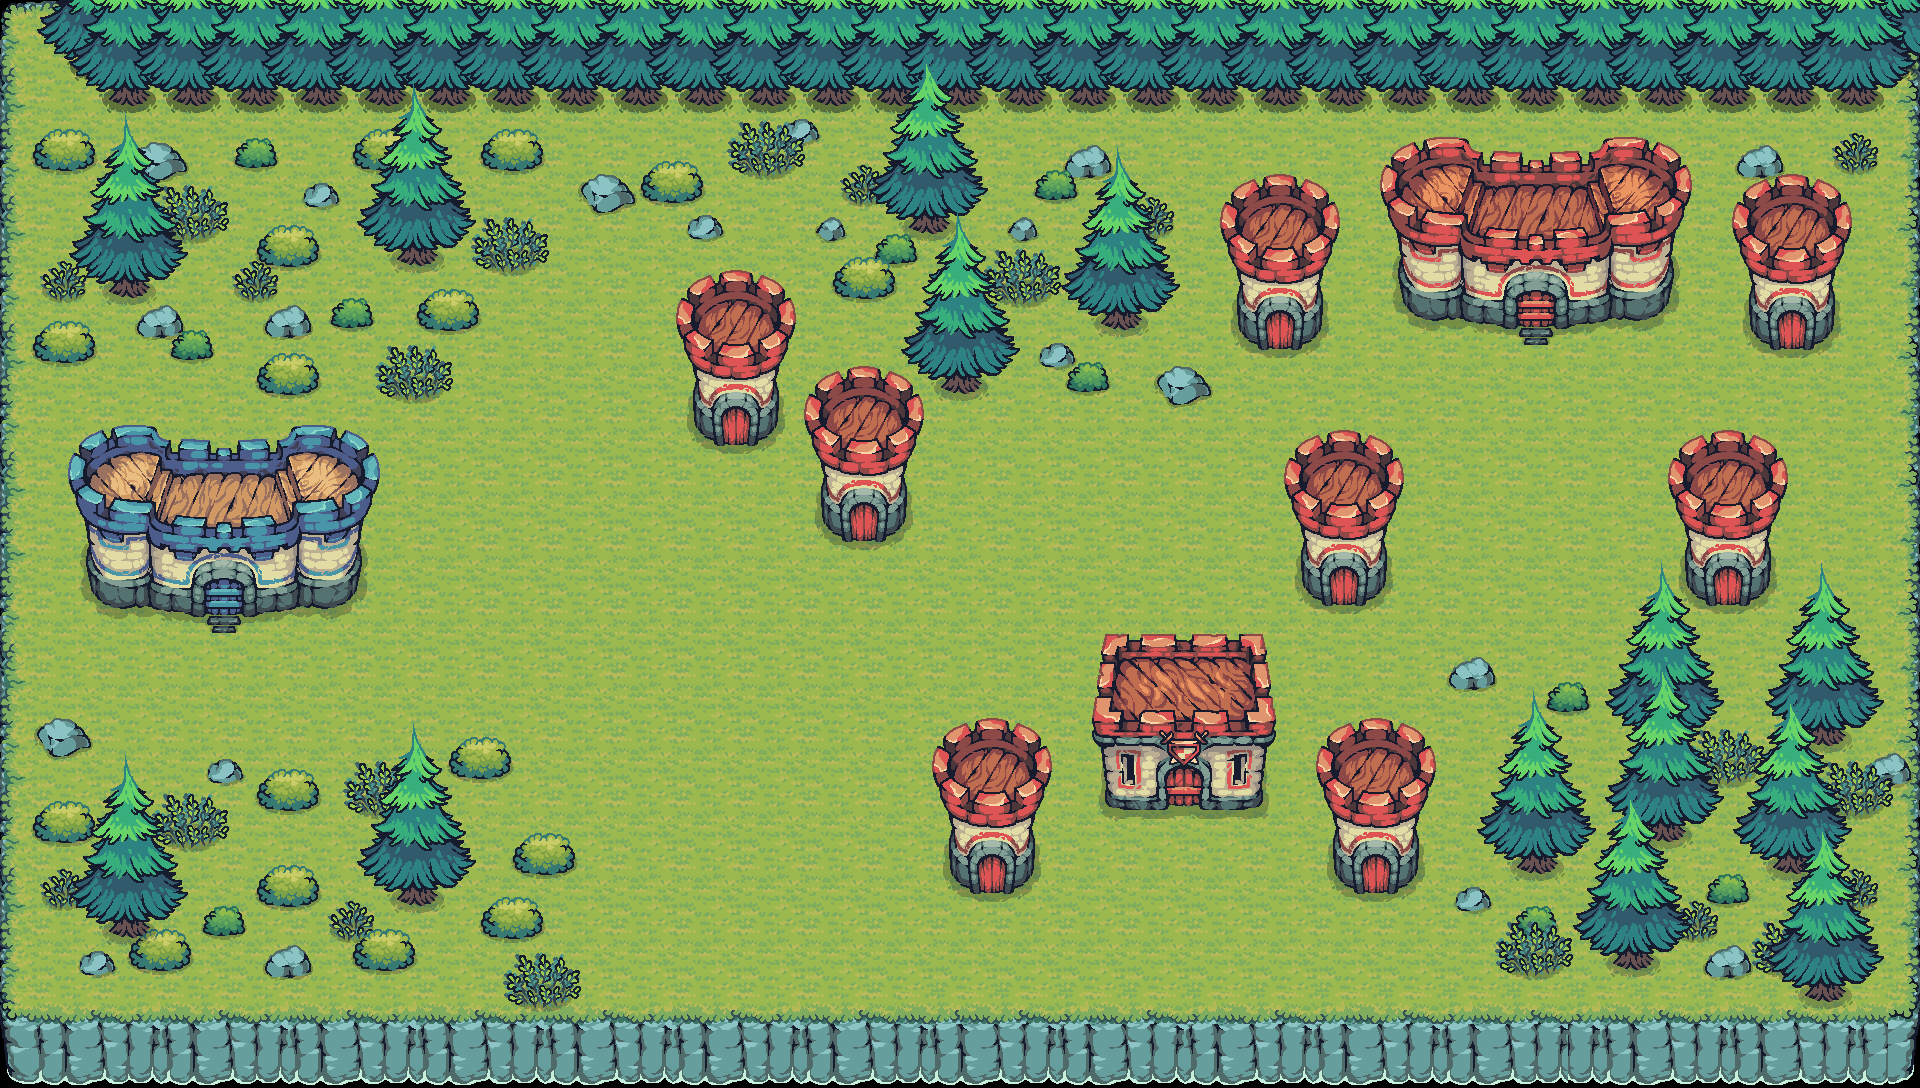

Tiled map render using the project's own tile images. Description and the map definition, with tile-layer contents summarised, below:
An orthogonal 60x34 tile map with 32x32 px tiles, 5 tile layers (Cama de Terreno, Camada Rock, Camada Bushe, Camada Tree, ...), 14 tilesets.

<map version="1.10" tiledversion="1.12.2" orientation="orthogonal" renderorder="right-down" width="60" height="34" tilewidth="32" tileheight="32" infinite="0" nextlayerid="8" nextobjectid="1">
 <editorsettings>
  <export target="WorldMap.json" format="json" />
 </editorsettings>
 <tileset firstgid="1" source="../Tilesets/grass_color1.tsx" />
 <tileset firstgid="217" source="../Tilesets/Tower.tsx" />
 <tileset firstgid="249" source="../Tilesets/Barracks.tsx" />
 <tileset firstgid="297" source="../Tilesets/Castle.tsx" />
 <tileset firstgid="377" source="../Tilesets/BlueCastle.tsx" />
 <tileset firstgid="457" source="../Tilesets/Tree.tsx" />
 <tileset firstgid="465" source="../Tilesets/Bushe_1.tsx" />
 <tileset firstgid="473" source="../Tilesets/Bushe_2.tsx" />
 <tileset firstgid="481" source="../Tilesets/Bushe_3.tsx" />
 <tileset firstgid="489" source="../Tilesets/Bushe_4.tsx" />
 <tileset firstgid="497" source="../Tilesets/Rock_1.tsx" />
 <tileset firstgid="498" source="../Tilesets/Rock_2.tsx" />
 <tileset firstgid="499" source="../Tilesets/Rock_3.tsx" />
 <tileset firstgid="500" source="../Tilesets/Rock_4.tsx" />
 <group id="7" name="Grupo">
  <layer id="1" name="Cama de Terreno" width="60" height="34">
   <data>[2040 cells, 2040 non-empty, 48 distinct tile ids]</data>
  </layer>
  <layer id="5" name="Camada Rock" width="60" height="34">
   <data>[2040 cells, 21 non-empty, 4 distinct tile ids]</data>
  </layer>
  <layer id="6" name="Camada Bushe" width="60" height="34">
   <data>[2040 cells, 48 non-empty, 4 distinct tile ids]</data>
  </layer>
  <layer id="4" name="Camada Tree" width="60" height="34">
   <data>[2040 cells, 71 non-empty, 1 distinct tile ids]</data>
  </layer>
  <layer id="3" name="Camada de Contrucoes" width="60" height="34">
   <data>[2040 cells, 418 non-empty, 220 distinct tile ids]</data>
  </layer>
 </group>
</map>
